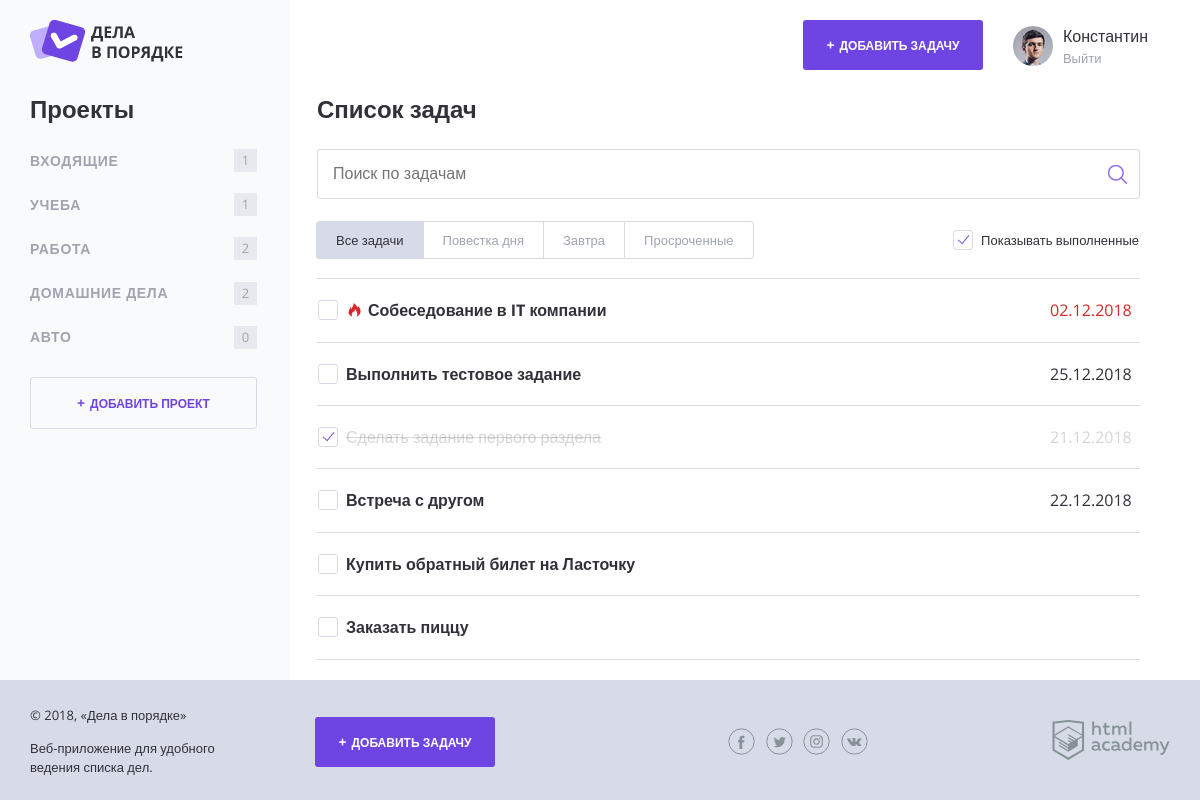
The page / on the database its author committed.
### tables this page shows
CREATE TABLE projects (
    `id` INT(11) UNSIGNED NOT NULL AUTO_INCREMENT PRIMARY KEY,
    `name` CHAR(128) NOT NULL,
    `user_id` INT(11) UNSIGNED NOT NULL
);

CREATE TABLE tasks (
    `id` INT(11) UNSIGNED NOT NULL AUTO_INCREMENT PRIMARY KEY,
    `created_at` TIMESTAMP DEFAULT CURRENT_TIMESTAMP NOT NULL,
    `completed_at` DATETIME DEFAULT NULL,
    `completed_status` INT(11) UNSIGNED,
    `name` CHAR(255) NOT NULL,
    `file_path` CHAR(255),
    `deadline` DATETIME  DEFAULT NULL,
    `user_id` INT(11) UNSIGNED NOT NULL,
    `project_id` INT(11) UNSIGNED NOT NULL
);

### functions.php (called while the page is built, shortened)
<?php
function include_template(string $name, array $data) : string {
    $name = 'templates/' . $name;
    extract($data);
    require $name;
    $result = ob_get_clean();
    return $result;
}
function count_tasks(array $list_tasks, string $project) : int {
    $i = 0;
    foreach ($list_tasks as $value) {
        if (isset($value['project_id']) && $value['project_id'] === $project) {
            $i++;
        }
    }
    return $i;
}
function isLessThanDay(string $dateOfCompletion) : bool {
    if (($dateOfCompletion !== '') && ((strtotime($dateOfCompletion) + 86400 - time()) < 86400)) {
        return true;
    }
        return false;
}
?>

### templates/layout.php (the view, shortened to what this page needs)
<!DOCTYPE html>
<html lang="ru">
<head>
    <link rel="stylesheet" href="css/normalize.css">
    <link rel="stylesheet" href="css/style.css">
    <link rel="stylesheet" href="css/flatpickr.min.css">
</head>
<body>
<div class="page-wrapper">
    <div class="container container--with-sidebar">
        <header class="main-header">
            <a href="/">
                <img src="img/logo.png" width="153" height="42" alt="Логотип Дела в порядке">
            </a>
            <div class="main-header__side">
                <a class="main-header__side-item button button--plus open-modal" href="pages/form-task.html">Добавить задачу</a>
                <div class="main-header__side-item user-menu">
                    <div class="user-menu__image">
                        <img src="img/user-pic.jpg" width="40" height="40" alt="Пользователь">
                    </div>
                    <div class="user-menu__data">
                        <p>Константин</p>
                        <a href="#">Выйти</a>
                    </div>
                </div>
            </div>
        </header>
        <div class="content">
            <section class="content__side">
                <h2 class="content__side-heading">Проекты</h2>
                <nav class="main-navigation">
                    <ul class="main-navigation__list">
                        <?php foreach ($categories as $value): ?>
                            <li class="main-navigation__list-item">
                                <a class="main-navigation__list-item-link" href="index.php?value_id=<?php if (isset($value['id'])) { print($value['id']); } ?>"><?php if (isset($value['name'])) { print(strip_tags($value['name'])); } ?></a>
                                <span class="main-navigation__list-item-count"><?php if (isset($value['id'])) { print(count_tasks($tasks, $value['id'])); } ?></span>
                            </li>
                        <?php endforeach; ?>
                    </ul>
                </nav>
                <a class="button button--transparent button--plus content__side-button"
                   href="pages/form-project.html" target="project_add">Добавить проект</a>
            </section>
            <main class="content__main">
                <?=$content; ?>
            </main>
        </div>
    </div>
</div>
<footer class="main-footer">
    <div class="container">
        <div class="main-footer__copyright">
            <p>© 2018, «Дела в порядке»</p>
            <p>Веб-приложение для удобного ведения списка дел.</p>
        </div>
        <a class="main-footer__button button button--plus" href="pages/form-task.html">Добавить задачу</a>
        <div class="main-footer__social social">
            <a class="social__link social__link--facebook" href="#">
            </a>
            <a class="social__link social__link--twitter" href="#">
            </a>
            <a class="social__link social__link--instagram" href="#">
            </a>
            <a class="social__link social__link--vkontakte" href="#">
            </a>
        </div>
        <div class="main-footer__developed-by">
            <a href="https://htmlacademy.ru/intensive/php">
                <img src="img/htmlacademy.svg" alt="HTML Academy" width="118" height="40">
            </a>
        </div>
    </div>
</footer>
</body>
</html>

### templates/index.php (shortened to what this page needs)
<h2 class="content__main-heading">Список задач</h2>
<form class="search-form" action="index.php" method="post">
    <input class="search-form__input" type="text" name="" value="" placeholder="Поиск по задачам">
    <input class="search-form__submit" type="submit" name="" value="Искать">
</form>
<div class="tasks-controls">
    <nav class="tasks-switch">
        <a href="/" class="tasks-switch__item tasks-switch__item--active">Все задачи</a>
        <a href="/" class="tasks-switch__item">Повестка дня</a>
        <a href="/" class="tasks-switch__item">Завтра</a>
        <a href="/" class="tasks-switch__item">Просроченные</a>
    </nav>
    <label class="checkbox">
        <span class="checkbox__text">Показывать выполненные</span>
    </label>
</div>
<table class="tasks">
    <?php foreach ($tasks as $key => $value): ?>
        <?php if (isset($value['completed_status']) && ($value['completed_status'] === '0' || ($value['completed_status'] === '1' && $show_complete_tasks === 1))): ?>
            <tr class="tasks__item task <?php if (isset($value['completed_status']) && ($value['completed_status'] === '1')) { print('task--completed'); } if (isset($value['deadline']) && isLessThanDay($value['deadline'])) { print('task--important'); } ?>">
                <td class="task__select">
                    <label class="checkbox task__checkbox">
                        <span class="checkbox__text"><?php if (isset($value['name'])) { print(strip_tags($value['name'])); } ?></span>
                    </label>
                </td>
                <td class="task__file"></td>
                <td class="task__date"><?php if (isset($value['deadline'])) { print(date('d.m.Y', strtotime($value['deadline']))); } ?></td>
            </tr>
        <?php endif ?>
    <?php endforeach ?>
 </table>

### index.php (shortened to what this page needs)
<?php
require_once('functions.php');
$show_complete_tasks = rand(0, 1);
$link = mysqli_connect('localhost', 'root', '', 'doingsdone');
mysqli_set_charset($link, "utf8");
if (!link) {
    $error = mysqli_connect_error();
    $content = include_template('layout.php', ['content' => 'Ошибка сервера']);
    print($content);
} else {
    $sql = 'SELECT * FROM projects WHERE user_id = 1';
    $result = mysqli_query($link, $sql);
    if ($result) {
        $categories = mysqli_fetch_all($result, MYSQLI_ASSOC);
    } else {
        $error = mysqli_error($link);
        $content = include_template('layout.php', ['content' => 'Ошибка сервера']);
    }
    $sql = 'SELECT * FROM tasks WHERE user_id = 1';
    $result = mysqli_query($link, $sql);
    if ($result) {
        $tasks = mysqli_fetch_all($result, MYSQLI_ASSOC);
    } else {
        $error = mysqli_error($link);
        $content = include_template('layout.php', ['content' => 'Ошибка сервера']);
    }
}
$page_content = include_template('index.php', [
    'tasks' => $tasks,
    'show_complete_tasks' => $show_complete_tasks
    ]);
$layout_content = include_template('layout.php', [
    'content' => $page_content,
    'categories' => $categories,
    'tasks' => $tasks,
    'title' => 'Дела в порядке'
    ]);
print($layout_content);
?>

### rows shown on the page
projects: name "ВХОДЯЩИЕ", id "1"
projects: name "УЧЕБА", id "1"
projects: name "РАБОТА", id "2"
projects: name "ДОМАШНИЕ ДЕЛА", id "2"
projects: name "АВТО", id "0"
tasks: name "Собеседование в IT компании", deadline "02.12.2018"
tasks: name "Выполнить тестовое задание", deadline "25.12.2018"
tasks: name "Сделать задание первого раздела", deadline "21.12.2018"
tasks: name "Встреча с другом", deadline "22.12.2018"
tasks: name "Купить обратный билет на Ласточку"
tasks: name "Заказать пиццу"
